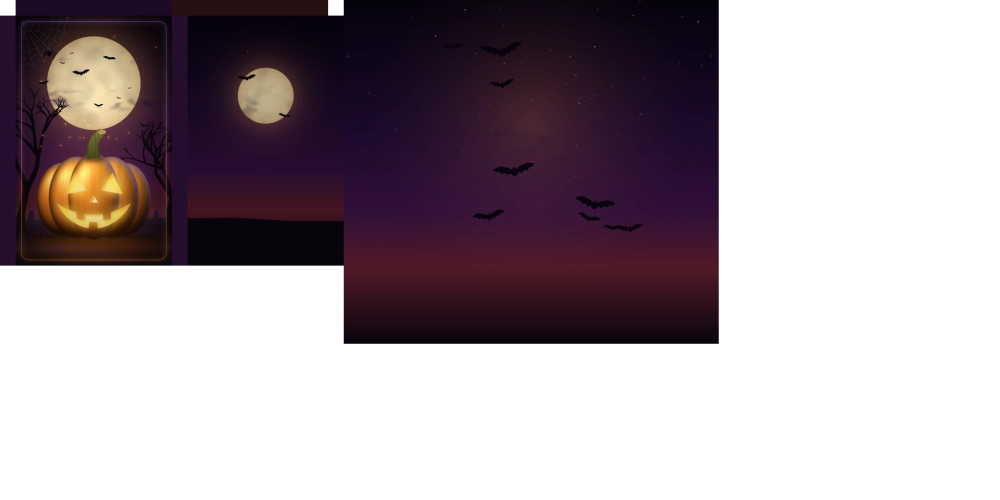
#> input picture art/capes-2/halloween-cape-source.webp, 2000 x 1000 px (shown at 1/2 size); its folder holds 3 pictures in this run
$ python build-capes-2.py
#> lines starting #> are read from the running program, lines starting #| are printed output that depends on the picture
"""Builds the second cosmetics drop for the meta repository: three capes (Shard, Moonlit Tide,
Halloween), the Halloween shield and bandana, and their shop previews.

    python scripts/build-capes-2.py [meta-repo]      (default: ../meta next to this repo)

Needs Pillow, NumPy and SciPy. Sources are in art/capes-2/:

  shard-cape-source.webp      2000x1000 cape in Minecraft's 64x32 layout (31.25 px per texel)
  halloween-cape-source.webp  same layout
  ocean-cape-source.png       only the framed front art (560x848, frame 480x768 = 10:16)
  inter-semibold.ttf          Inter (SIL OFL, see LICENSE-Inter.txt) for the lettering

Outputs (cosmetics/textures and cosmetics/previews in the meta repo):

  cape-shard, cape-halloween  the layout files upscaled to 4096x2048 (64 px per texel).
  cape-ocean                  a full cape layout built around the front art: the frame on the
                              outer face, a dimmed and softened mirrored sea on the inner face,
                              light-blue edges, and moon-and-waves crops on both elytra faces.
  shield-halloween            2048x2048 in the vanilla shield layout (32 px per texel): front =
                              the jack-o'-lantern under the moon, back = the night sky and moon,
                              both in a dark iron frame with glowing orange rivets.
  bandana-halloween           2048x2048 square laid out like bandana-ohmarker (see the client's
                              BandanaMesh: top = inside the border band, the band wraps the head,
                              corner medallion = knot, side band = tails), drawn here with the
                              pumpkin and moon cut from the Halloween cape.
  previews                    cape fronts (portrait, 720 tall), the shield's front plate, the
                              bandana turned 45 degrees, and the 1280x720 Halloween bundle banner.
"""
import math
import sys
from pathlib import Path

import numpy as np
from PIL import Image, ImageChops, ImageDraw, ImageFilter, ImageFont
from scipy import ndimage

ROOT = Path(__file__).resolve().parents[1]
ART = ROOT / "art" / "capes-2"
META = Path(sys.argv[1]) if len(sys.argv) > 1 else ROOT.parent / "meta"
TEX = META / "cosmetics" / "textures"
PREV = META / "cosmetics" / "previews"
FONT = str(ART / "inter-semibold.ttf")
LZ = Image.LANCZOS
RNG = np.random.default_rng(31)

ORANGE = (255, 138, 36)
ORANGE_HOT = (255, 196, 110)
CREAM = (255, 232, 196)


# ---------------------------------------------------------------- helpers
def blank(size, color=(0, 0, 0, 0)):
    return Image.new("RGBA", size, color)


def to_f(im):
    return np.asarray(im.convert("RGB"), np.float32) / 255.0


def from_f(arr, mode="RGB"):
    return Image.fromarray((np.clip(arr, 0, 1) * 255 + 0.5).astype(np.uint8), mode)


# [18 lines left out: functions over, add_glow, paint, not called in this run]


def down(im, size):
    return im.resize(size, LZ)


# [31 lines left out: functions radial, stars, sparkle, not called in this run]


def unsharp(im, radius=2, percent=40, threshold=2):
    return im.filter(ImageFilter.UnsharpMask(radius=radius, percent=percent, threshold=threshold))


def save(im, path):
    path.parent.mkdir(parents=True, exist_ok=True)
    im.save(path, optimize=True)
    print("wrote", path.relative_to(META), im.size)


# ---------------------------------------------------------------- capes
CAPE_S = 64  # output px per texel (4096x2048)


def cape_from_layout(name):
    """Upscales a finished 2000x1000 cape layout to 4096x2048 (Pillow premultiplies RGBA)."""
#> called with name = 'shard-cape-source.webp'
    im = Image.open(ART / name).convert("RGBA")
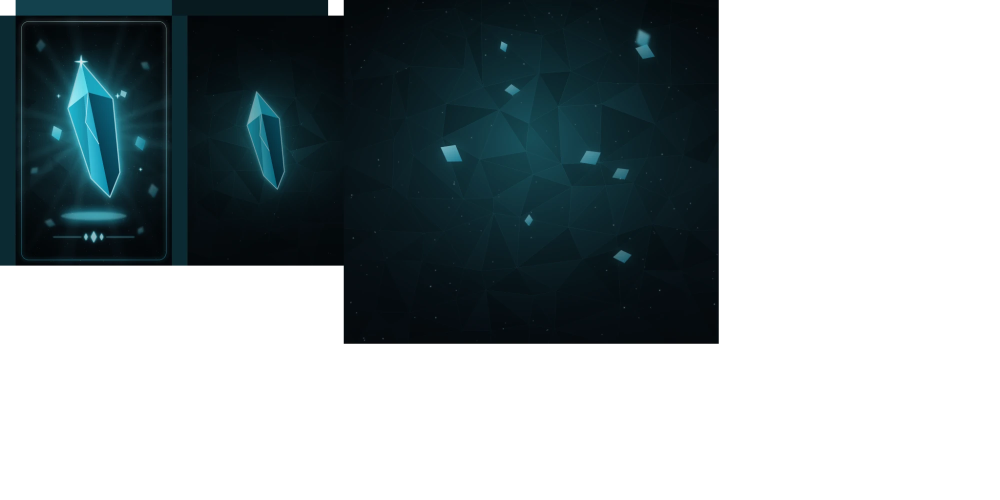
#> input picture art/capes-2/shard-cape-source.webp, 2000 x 1000 px (shown at 1/2 size)
#> im is the input picture: PIL image 2000x1000 RGBA; mean R, G, B, A 5.1, 14.4, 17.1, 112.1
    big = im.resize((64 * CAPE_S, 32 * CAPE_S), LZ)
    rgb = unsharp(big.convert("RGB"), 2.5, 35, 2)
    out = rgb.convert("RGBA")
    out.putalpha(big.getchannel("A").point(lambda v: 255 if v > 127 else 0))
#| wrote cosmetics/textures/cape-shard.png (4096, 2048)
    return out


def cape_front_preview(cape):
    s = CAPE_S
    front = cape.crop((s, s, 11 * s, 17 * s)).convert("RGB")
    return front.resize((450, 720), LZ)
#> returned value: PIL image 450x720 RGB
#| wrote cosmetics/previews/cape-shard.png (450, 720)
#> in cape_from_layout, im is the input picture: PIL image 2000x1000 RGBA; mean R, G, B, A 22.3, 11.4, 17.3, 112.1
#| wrote cosmetics/textures/cape-halloween.png (4096, 2048)
#| wrote cosmetics/previews/cape-halloween.png (450, 720)


def tex_box(tx, ty, tw, th, s):
    return (tx * s, ty * s, (tx + tw) * s, (ty + th) * s)


def frame_gradient(w, h, top, bottom):
    t = np.linspace(0, 1, h, dtype=np.float32)[:, None, None]
    a, b = np.array(top, np.float32) / 255, np.array(bottom, np.float32) / 255
    return from_f(np.broadcast_to(a * (1 - t) + b * t, (h, w, 3)).copy())


def build_ocean_cape():
    s = CAPE_S
    src = Image.open(ART / "ocean-cape-source.png").convert("RGB")
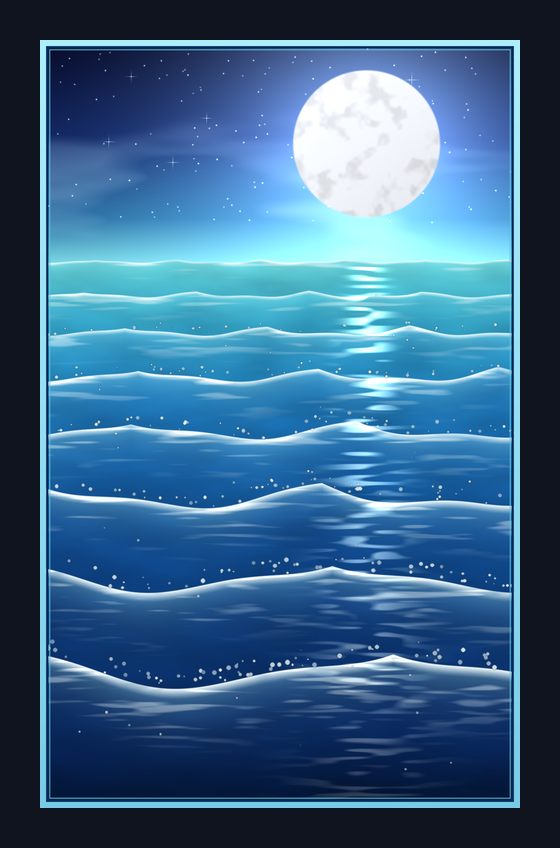
#> input picture art/capes-2/ocean-cape-source.png, 560 x 848 px
#> src is the input picture: PIL image 560x848 RGB; mean R, G, B 59.2, 102.6, 138.4
    framed = src.crop((40, 40, 520, 808))  # the light-blue frame and everything inside, 10:16
    inner = src.crop((50, 50, 510, 798))  # the art without the frame
    out = blank((64 * s, 32 * s))
#> out: PIL image 4096x2048 RGBA; every value is 0

    # Outer face (1,1) 10x16: the art itself.
    front = unsharp(framed.resize((10 * s, 16 * s), LZ), 2, 45, 2)
#> call 3 of unsharp, with radius = 2, percent = 45, threshold = 2
#> in unsharp (call 3), `return im.filter(ImageFilter.UnsharpMask(radius=radius, percent=percen..`:
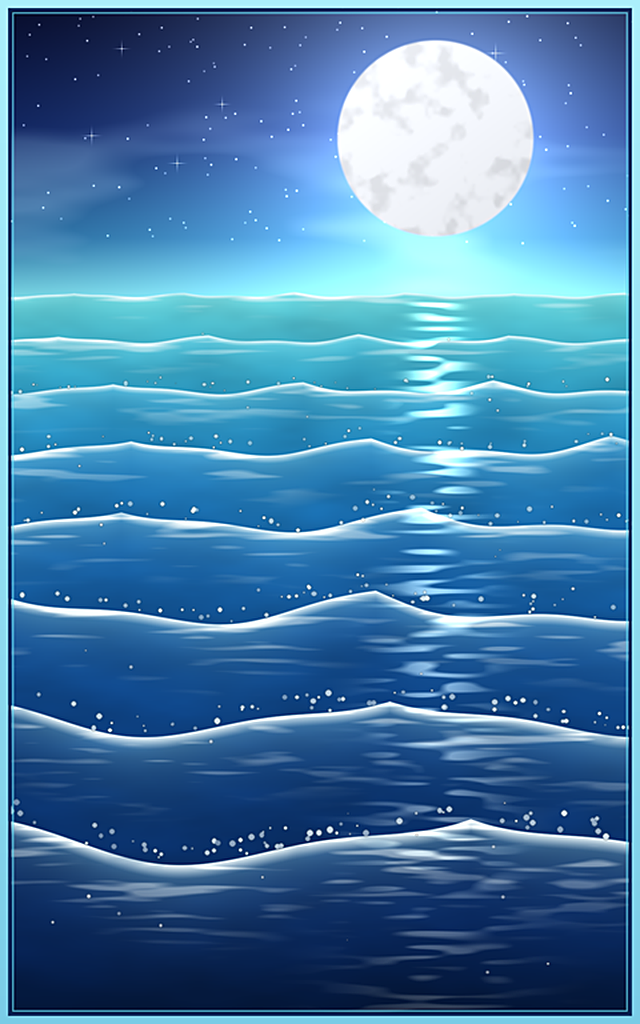
#> returned value: PIL image 640x1024 RGB; mean R, G, B 71.9, 126.3, 169.6
    out.paste(front, (s, s))

    # Inner face (12,1): the same sea, mirrored, softened and dimmed to a calm night, in a
    # darker frame.
    calm = inner.transpose(Image.FLIP_LEFT_RIGHT).resize((10 * s - 32, 16 * s - 32), LZ)
    soft = calm.filter(ImageFilter.GaussianBlur(10))
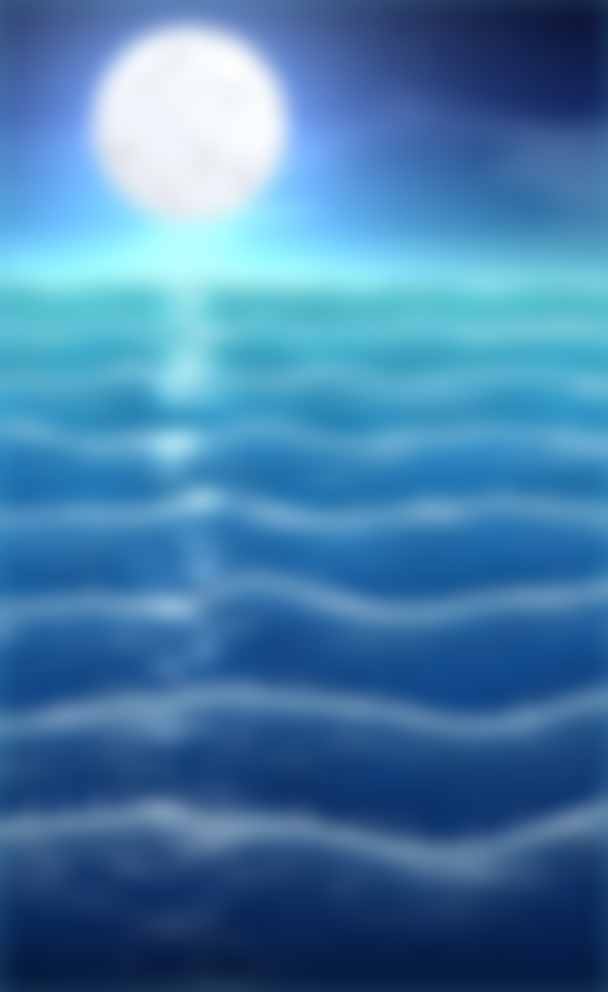
#> soft: PIL image 608x992 RGB; mean R, G, B 69.7, 123.9, 168.2
    calm_f = to_f(calm) * 0.35 + to_f(soft) * 0.65
    lum = calm_f.mean(axis=2, keepdims=True)
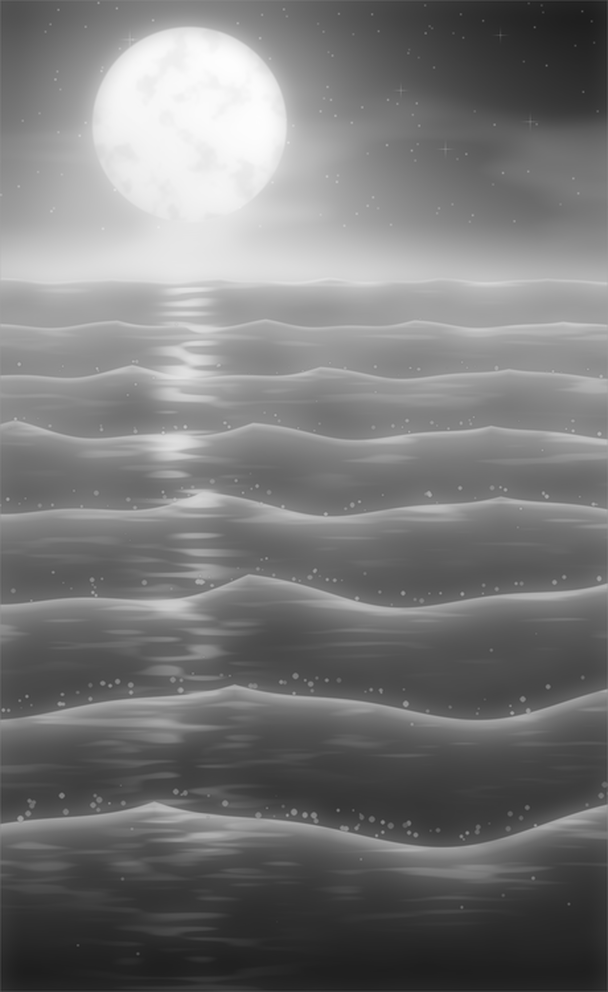
#> lum: shape (992, 608, 1) float32; min 0.111, max 0.995, mean 0.473
    calm_f = (calm_f * 0.75 + lum * 0.25) * np.array([0.52, 0.58, 0.72], np.float32)
    back = Image.new("RGB", (10 * s, 16 * s))
#> back: PIL image 640x1024 RGB; every value is 0
    back.paste(frame_gradient(10 * s, 16 * s, (92, 150, 170), (66, 120, 146)))
    ImageDraw.Draw(back).rectangle((10, 10, 10 * s - 11, 16 * s - 11), fill=(4, 20, 46))
    back.paste(from_f(calm_f), (16, 16))
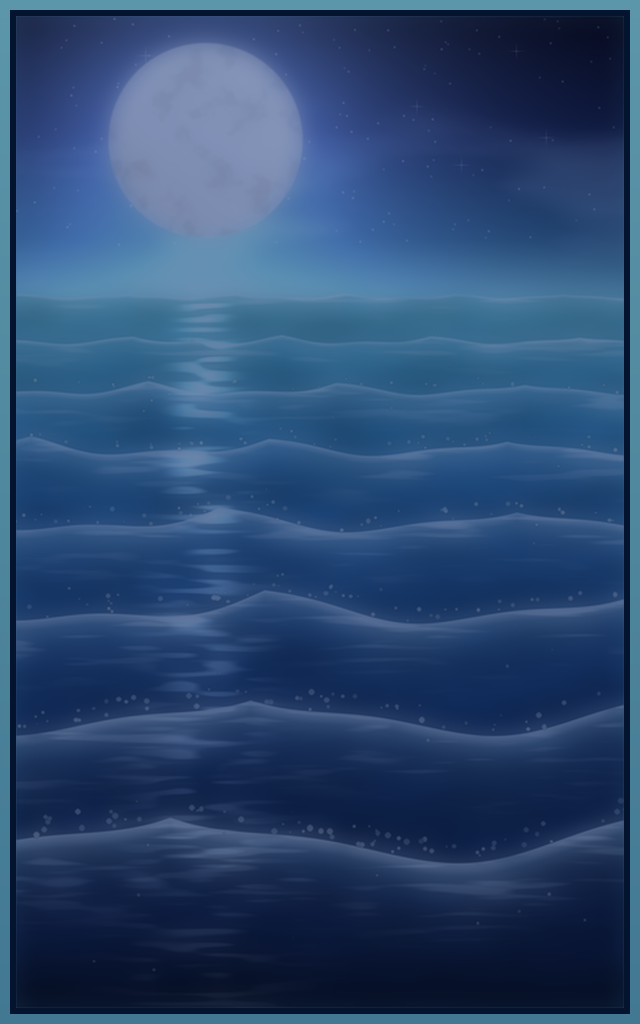
#> back: PIL image 640x1024 RGB; mean R, G, B 43.5, 73, 112.8
    out.paste(back, (12 * s, s))
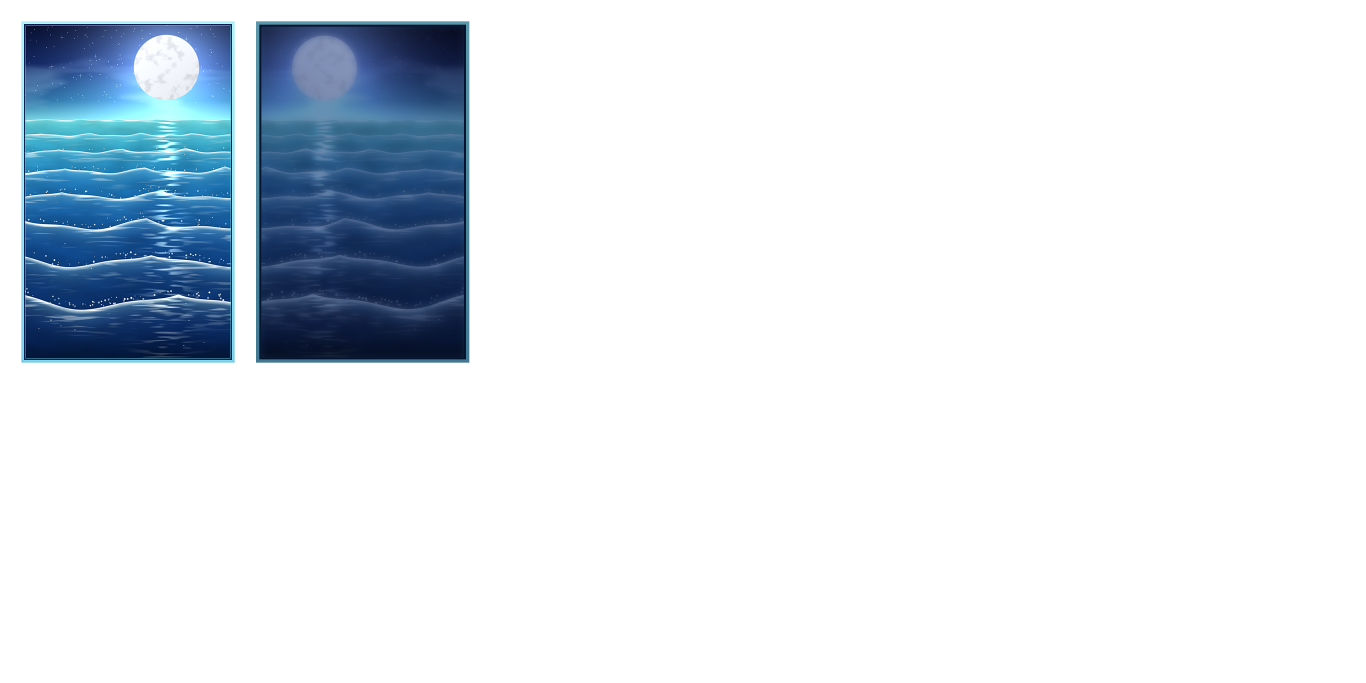
#> out: PIL image 4096x2048 RGBA (shown at 1/3 size); mean R, G, B, A 9, 15.6, 22.1, 39.8; transparent parts drawn white

    # Edges in the frame's light blue (lighter at the top, as in the art).
    light_top, light_bottom = (171, 239, 251), (121, 204, 230)
    out.paste(frame_gradient(10 * s, s, light_top, light_top), (s, 0))  # top
    out.paste(frame_gradient(10 * s, s, light_bottom, light_bottom), (11 * s, 0))  # bottom
    side = frame_gradient(s, 16 * s, light_top, light_bottom)
    out.paste(side, (0, s))
    out.paste(side, (11 * s, s))

    # Elytra (22,0) 24x22: a dim sea-and-sky fill, both wing faces a moon-and-waves crop (10x20),
    # wing edges light blue.
    fill = inner.resize((24 * s, 22 * s), LZ).filter(ImageFilter.GaussianBlur(24))
    out.paste(from_f(to_f(fill) * 0.8), (22 * s, 0))
    # Mirrored so the moon sits towards each wing's outer edge rather than both by the spine.
    wing = inner.crop((86, 0, 460, 748)).transpose(Image.FLIP_LEFT_RIGHT).resize((10 * s, 20 * s), LZ)
    wing = unsharp(wing, 2, 40, 2)
    out.paste(wing, (24 * s, 2 * s))
    out.paste(wing.transpose(Image.FLIP_LEFT_RIGHT), (36 * s, 2 * s))
    # Wing edges in a deep sea blue: the 2-texel-thick sides are seen next to the body.
    edge = frame_gradient(2 * s, 20 * s, (40, 96, 146), (12, 40, 86))
    out.paste(edge, (22 * s, 2 * s))
    out.paste(edge, (34 * s, 2 * s))
    out.paste(frame_gradient(10 * s, 2 * s, (40, 96, 146), (40, 96, 146)), (24 * s, 0))
    out.paste(frame_gradient(10 * s, 2 * s, (12, 40, 86), (12, 40, 86)), (34 * s, 0))
    return out


# ---------------------------------------------------------------- Halloween art pieces
HALLOWEEN = Image.open(ART / "halloween-cape-source.webp").convert("RGB")
H_MOON = (187, 166, 92)  # centre and radius of the moon on the cape front (source px)


# [190 lines left out: functions fill_holes, pumpkin_cutout, moon_cutout, bat_points, pumpkin_icon, bat_mask and 3 more, not called in this run]


# ---------------------------------------------------------------- shield
SH = 32  # px per texel (2048x2048)


# [149 lines left out: functions iron, rivet, framed_plate, extend, build_halloween_shield, not called in this run]


# ---------------------------------------------------------------- bandana
N = 2048
SS = 2  # vector layers are drawn at 4096 and reduced


# [325 lines left out: functions build_halloween_bandana, starry_background, bandana_preview, bundle_preview, not called in this run]


# ---------------------------------------------------------------- main
def main():
    shard = cape_from_layout("shard-cape-source.webp")
    save(shard, TEX / "cape-shard.png")
    save(cape_front_preview(shard), PREV / "cape-shard.png")

    halloween = cape_from_layout("halloween-cape-source.webp")
    save(halloween, TEX / "cape-halloween.png")
    h_front = cape_front_preview(halloween)
    save(h_front, PREV / "cape-halloween.png")

    ocean = build_ocean_cape()
    save(ocean, TEX / "cape-ocean.png")
    save(cape_front_preview(ocean), PREV / "cape-ocean.png")

    shield, plate = build_halloween_shield()
    save(shield, TEX / "shield-halloween.png")
    save(plate.resize((round(plate.width * 720 / plate.height), 720), LZ), PREV / "shield-halloween.png")

    bandana = build_halloween_bandana()
    save(bandana.convert("RGBA"), TEX / "bandana-halloween.png")
    save(bandana_preview(bandana), PREV / "bandana-halloween.png")

    save(bundle_preview(h_front, bandana, plate), PREV / "bundle-halloween.png")


if __name__ == "__main__":
#> (the run stopped early here; a loop or call above may not have finished)
